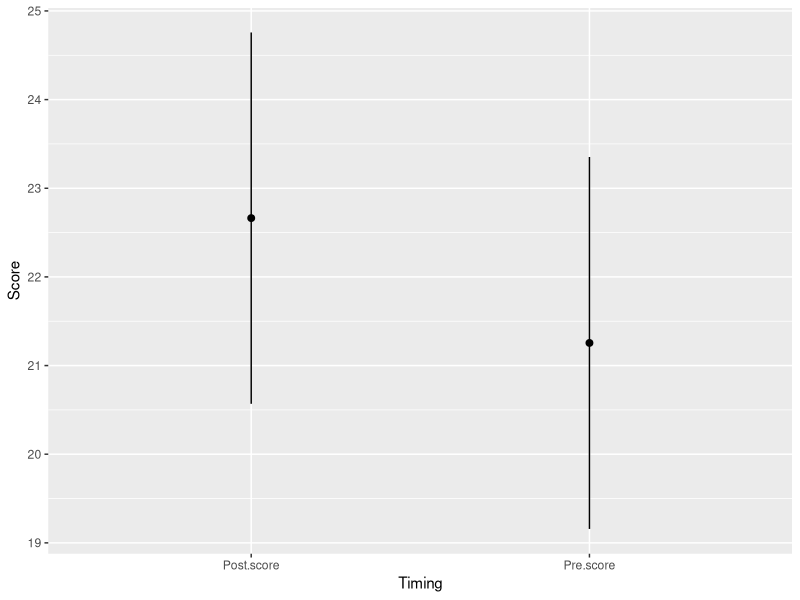
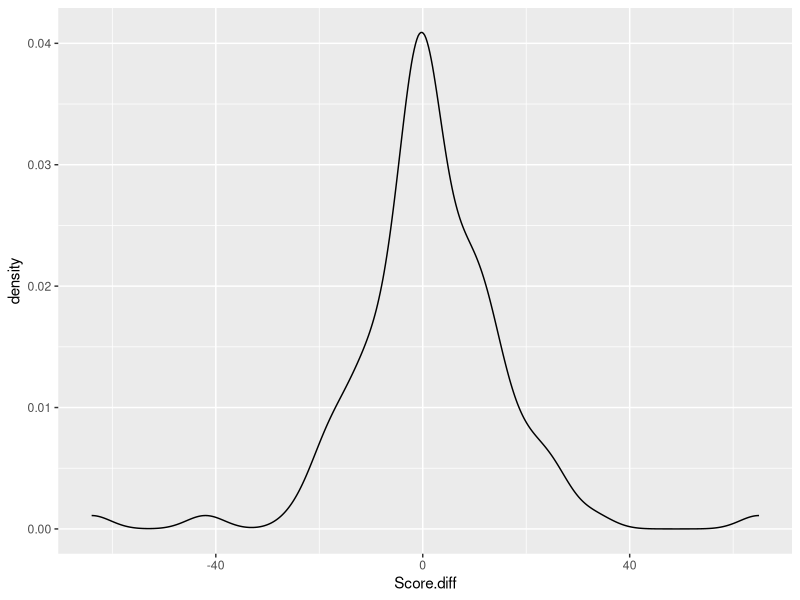
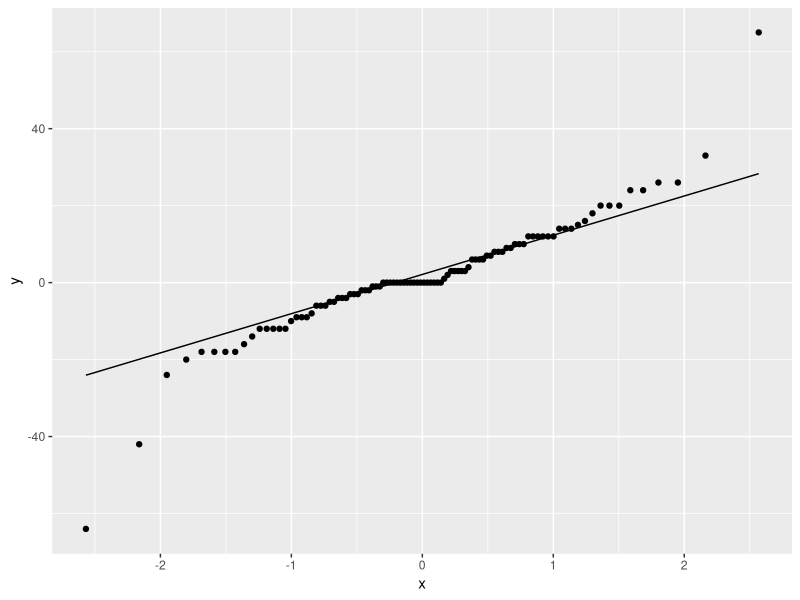

The R source for these figures, in order:
#### set up ####

# clear environment
rm(list = ls())

# load packages
library(tidyverse)

# import data
hs_pre <- read_csv("intermediate-data/first_round_assessments_050120.csv")
hs_post <- read_csv("intermediate-data/horizon_scan_plants_full_reviews_080321.csv")


#### edit data ####

# remove spaces from column names
colnames(hs_pre) <- make.names(colnames(hs_pre), unique = T)
colnames(hs_post) <- make.names(colnames(hs_post), unique = T)

# edit changed species names
# remove NA score (not given by assessor)
hs_pre2 <- hs_pre %>%
  mutate(Species = case_when(Species == "Sambucus nigra" ~ "Sambucus nigra ssp. nigra",
                             Species == "Rhamnus frangula" ~"Frangula alnus",
                             TRUE ~ Species)) %>%
  filter(!is.na(Overall.score))

# select scores and combine
dat <- hs_pre2 %>%
  select(Species, Overall.score) %>%
  rename(Pre.score = Overall.score) %>%
  inner_join(hs_post %>%
               select(Species, Overall.score) %>%
               rename(Post.score = Overall.score)) %>%
  mutate(Score.diff = Post.score - Pre.score)


#### t-test ####

# visualize comparison
dat %>%
  pivot_longer(cols = c(Pre.score, Post.score),
               names_to = "Timing",
               values_to = "Score") %>%
  ggplot(aes(x = Timing, y = Score)) +
  stat_summary(geom = "errorbar", fun.data = "mean_se", width = 0) +
  stat_summary(geom = "point", fun = "mean", size = 2)

# check normality of difference
ggplot(dat, aes(x = Score.diff)) +
  geom_density()

ggplot(dat, aes(sample = Score.diff)) +
  stat_qq() + stat_qq_line()

# assume unequal variances
t.test(dat$Pre.score, dat$Post.score, paired = T)

# assume equal variances
t.test(dat$Pre.score, dat$Post.score, paired = T, var.equal = T)
# same result

# values for text
dat %>%
  summarise(Mean.pre = mean(Pre.score),
            SE.pre = sd(Pre.score)/sqrt(length(Pre.score)),
            Mean.post = mean(Post.score),
            SE.post = sd(Post.score)/sqrt(length(Post.score)))
